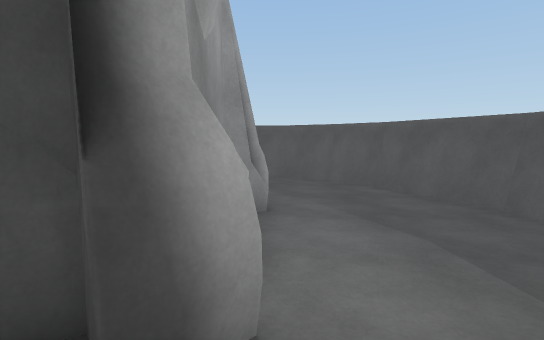
View 1 (above)

13 first-person views from a walk through a 3-D level made in the Unity game engine. The camera is 1.5 m above the floor, tilts 6° down and sees 85° across. The floor is counted in squares, 1 m on a side. Each view is taken from the middle of a square. On the plan, view 1 faces up. The plan holds only what a view shows up to about 15 squares ahead; the rest is blank. The place goes on beyond the plan. Surface patterns are stand-ins for the level's own textures.

View 2
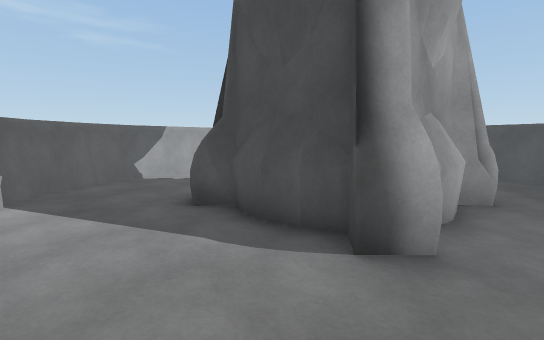

View 3
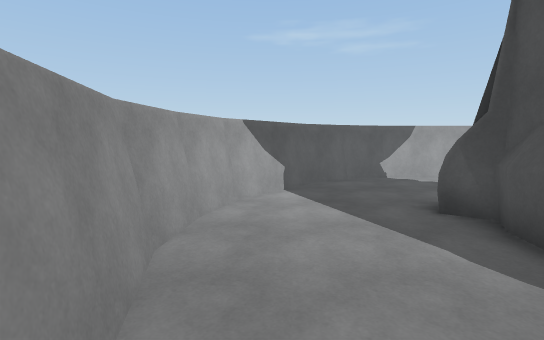

View 4
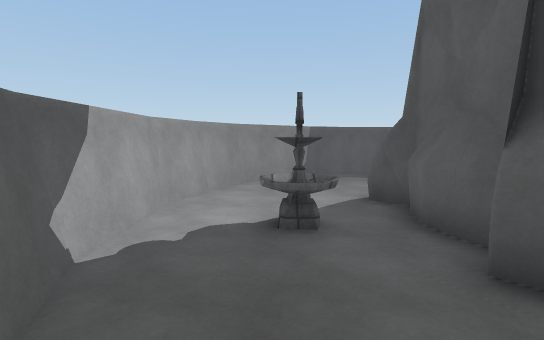

View 5
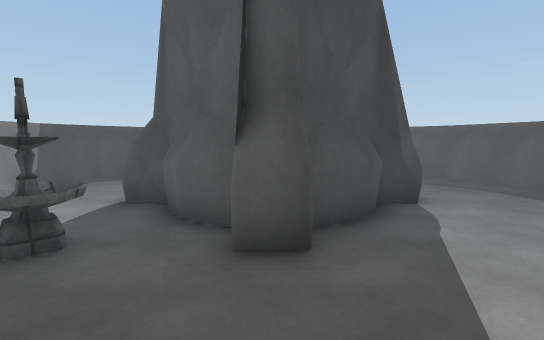

View 6
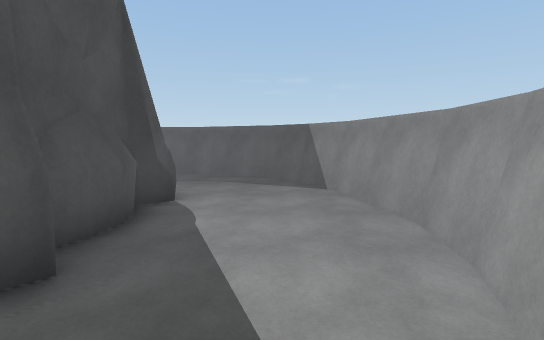

View 7
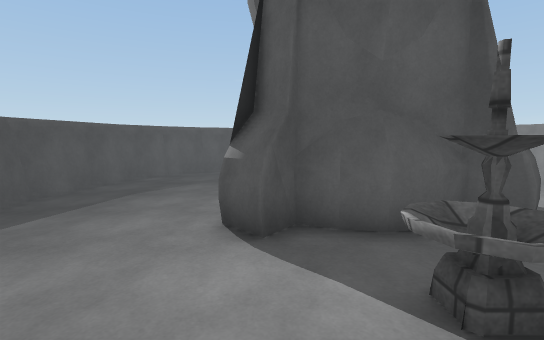

View 8
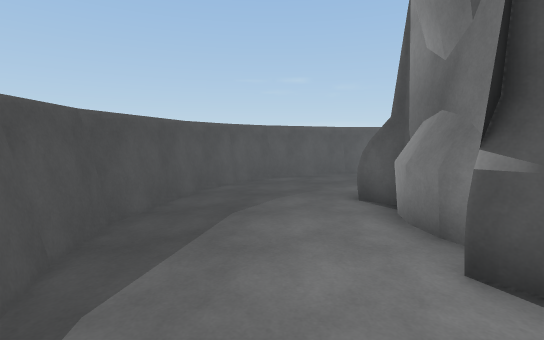

View 9
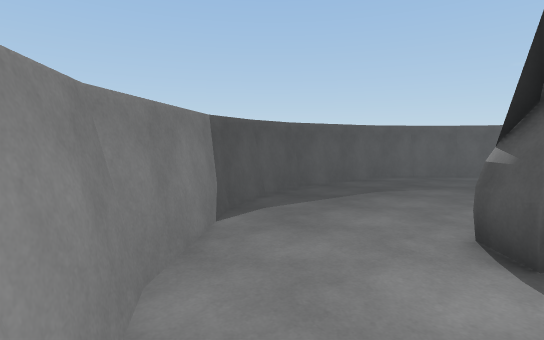

View 10
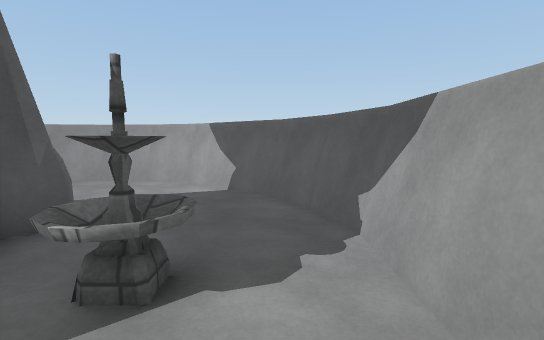

View 11
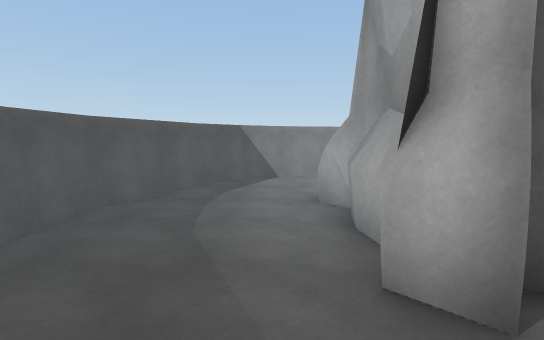

View 12
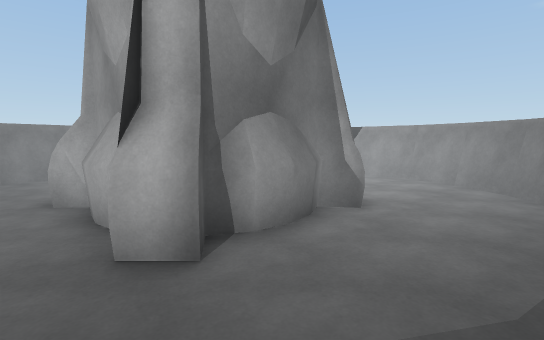

View 13
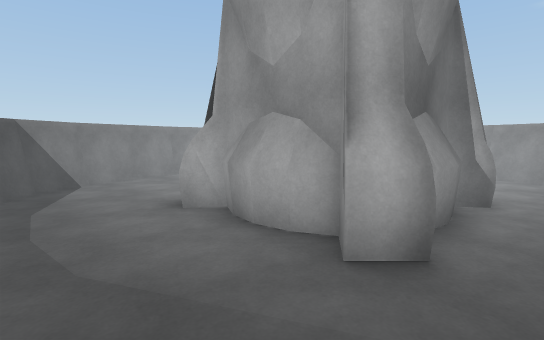

### Floor plan
Key: @ floor where view 1 was taken; # wall or solid block; . floor; F fountain.
Columns run from 11 left of view 1 to 5 right of it. Each row starts with its distance up from view 1.
 12      ########
 11    ###.....###
 10   ##.........##
  9  ##...........##
  8  #.............#
  7 ##.............##
  6 #.....#####.....#
  5 #..FF.#   #.....#
  4 #..FF.#   #.....#
  3 #.....#   #.....#
  2 ##....#####.....#
  1 ##.............##
  0  #.........@...#
 -1  ##...........##
 -2   ###........##
 -3     ###...####
 -4      ######

Positions as (right, up) in squares from view 1, and headings:
1: (0, 0), facing up
2: (1, -2), facing up-left
3: (1, -2), facing left
4: (-8, -1), facing up
5: (-8, -1), facing up-right
6: (-8, -1), facing right
7: (-10, 6), facing right
8: (-8, 9), facing right
9: (-10, 6), facing up-right
10: (-9, 7), facing down
11: (1, 9), facing down
12: (1, 10), facing down-left
13: (3, 8), facing down-left
